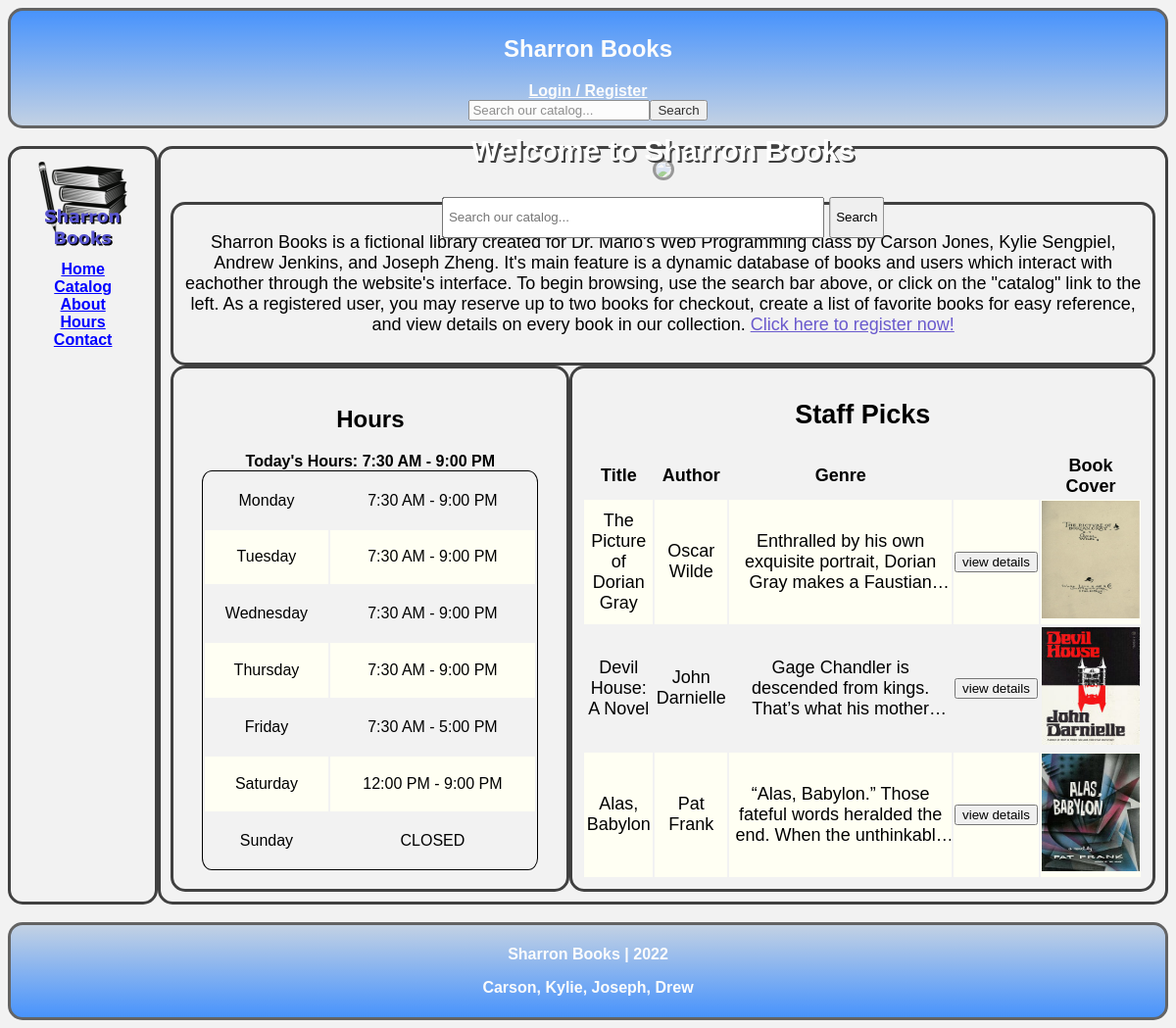
The page / on the database its author committed.
### tables this page shows
CREATE TABLE `books` (
  `Title` varchar(255) NOT NULL,
  `Author` varchar(255) NOT NULL,
  `Publisher` varchar(255) NOT NULL,
  `Genre` varchar(255) NOT NULL,
  `YearPubbed` int(4) NOT NULL,
  `Description` text DEFAULT NULL,
  `BookID` decimal(13,0) NOT NULL,
  `CheckedOut` tinyint(1) NOT NULL DEFAULT 0,
  `ImageLocation` varchar(255) DEFAULT NULL
);

### includes/create-books-display.php (the view, shortened to what this page needs)
<?php
    function create_books_display_short($db,$sql)
    {
        $result = mysqli_query($db, $sql);
        $resultCheck = mysqli_num_rows($result);
        if ($resultCheck > 0)
        {
            echo "<table class=\"results-table\">";
            echo "<th> Title </th>";
            echo "<th> Author </th>";
            echo "<th> Genre </th>";
            echo "<th>  </th>";
            echo "<th> Book Cover </th>";
            while ($row = mysqli_fetch_assoc($result))
            {
                echo "<tr>";
                echo "<td>";
                echo $row['Title'];
                echo "</td>";
                echo "<td>";
                echo $row['Author'];
                echo "</td>";
                echo "<td>";
                echo "<p class=\"shorter-book-description\">";
                echo $row['Description'];
                echo "</p>";
                echo "</td>";
                echo "<td>";
                echo "<form action=\"details.php\" method=\"GET\">";
                echo "<input type=\"submit\" value=\"view details\" name=\"details\">";
                echo "</form>";
                echo "</td>";
                echo "<td>";
                echo "<img ";
                echo "src=\"images/covers/" . $row['ImageLocation'] . "\"";
                echo "onerror=\"if (this.src != 'images/covers/none.jpg') this.src = 'images/covers/none.jpg';\" ";
                echo "alt=\"" . $row['ImageLocation'] . "\"";
                echo "width=\"100\"";
                echo "height=\"120\"";
                echo ">";
                echo "</td>";
            }
            echo "</table>";
        }
        else
        {
            echo "<h3 class = \"alert error\"> No results found for this query. </h3>";
        }
    }
?>

### css/main.css (style rules this page uses)
body { text-align: center; background-color: #F2F2F2; }
.shorter-book-description { overflow: hidden; display: -webkit-box; -webkit-line-clamp: 3; -webkit-box-orient: vertical; }
table tr:nth-child(even) { background-color: #fffff3; }

### rows shown on the page
books: Title "The Picture of Dorian Gray", Author "Oscar Wilde", Description "Enthralled by his own exquisite portrait, Dorian Gray makes a…", ImageLocation (picture)
books: Title "Devil House: A Novel", Author "John Darnielle", Description "Gage Chandler is descended from kings. That’s what his…", ImageLocation (picture)
books: Title "Alas, Babylon", Author "Pat Frank", Description "“Alas, Babylon.” Those fateful words heralded the end. When the…", ImageLocation (picture)
